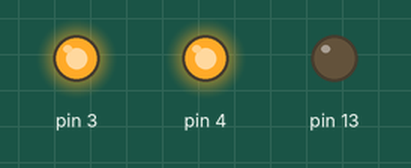
This sketch was run on a simulated Arduino Uno, built with avr-gcc and run on an emulated ATmega328P. Shown: output pins drawn as LEDs (lit = HIGH).

Above: at 1.0 s.
At 3.0 s:
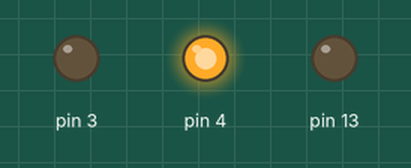
Timing chart, 0 to 5.2 s (numbered marks = the images above):
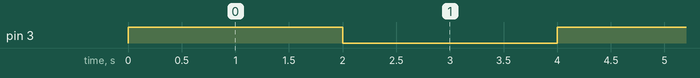

The sketch:

Control.ino
```cpp
#include"Light.h"
Light f1("abcd",3);
void setup() {
  Serial.begin(9600);
  pinMode(4,OUTPUT);
  digitalWrite(4,HIGH);

}

void loop() {
  f1.Update("abcd",100);
  delay(2000);
  f1.Update("abcd",0);
  delay(2000);
  // put your main code here, to run repeatedly
}
```

Light.h
```cpp
#include"Arduino.h"
class Light
{
public:
	Light(String id,int p);
	void Update(String id,int value);
private:
	String uid;
	int pin;
	/* data */

};
Light::Light(String id,int p)
{
	pinMode(13,OUTPUT);
	digitalWrite(13,LOW);
	if(id.length()!=4)
	{
		digitalWrite(13,HIGH);
	}

	pinMode(pin,OUTPUT);
	uid=id;
	pin = p;


}
void Light::Update(String id,int value)
	{
		if(uid!=id)
		{
			digitalWrite(13,HIGH);
			return;
		}

    float input = exp(float(value)/45.0);

    int intensity =31*( input-1.0);
    if(intensity<0)
      intensity=0;
    if(intensity>255)
      intensity=255;
  	analogWrite(pin,intensity);


	}
```

Measured:
- by itself, pin 3: alternates HIGH for 2.0 s and LOW for 2.0 s
